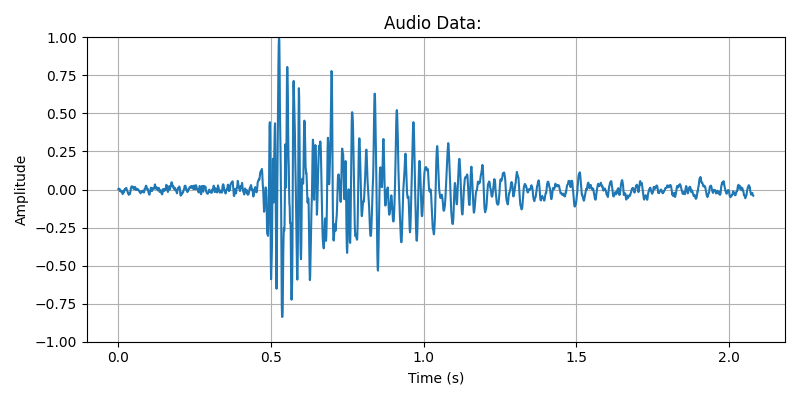

Generate this figure with Python:
"""Example script to extract a single, spatially-averaged audio trace from multiple Treble .hdf5 files."""
import os

### Set parameters ###############################################################
data_directory = "../sample_data/"
x_start = 0 # (m)
x_stop = 700 # (m)
##########################################################################################


import numpy as np
import h5py
from tqdm import tqdm
from datetime import datetime
import matplotlib.pyplot as plt
from scipy.io import wavfile


def get_files(directory: str, filetype: str):
    file_list = []
    for root, dirs, files in os.walk(directory):
        for file in files:
            if file.endswith(filetype):
                file_list.append(os.path.join(root, file))
    file_list.sort()
    return file_list


def load_hdf_slice(filepath, t_start=None, t_duration=None, x_start=None, x_stop=None, info=True):
    """
        Loads data and metadata from .hdf5 file. Optionally slices data in time and space.

        Args:
            file_path: hdf5 file path.
            t_start: Time from start of data to begin slice (s)
            t_duration: Length of desired data slice (s)
            x_start: Start fibre distance from front of Treble (m)
            x_stop: Stop fibre distance from front of Treble (m)

        Returns:
            data: Sliced data array.
            metadata: Attributes of hdf file.
            timestamps: Sliced timestamp vector.
            distances: Sliced distance vector.

        """
    print(f"Loading: {filepath}")

    with h5py.File(filepath, "r") as f:
        md = dict(f.attrs)
        dt = md["dt_computer"]
        dx = md["dx"]

        # Accesses full data but does not load into memory
        data = f["data_product"]["data"]
        if "gps_time" in f["data_product"].keys():
            t = f["data_product"]["gps_time"]
        else:
            print("Using Computer Time, either because no GPS data was recorded or this is a re-saved dataset.")
            t = f["data_product"]["posix_time"]
        x = np.arange(md["nx"]) * md["dx"] + md["sensing_range_start"]

        if info is True:
            # Prints dimensions of full data
            print("Full Dataset Properties:")
            print(f"    Data Shape:         {data.shape}")
            print(f"    t_end - t_start:    {t[-1]-t[0]:.8f} s")
            print(f"    nt * dt_computer:   {t.shape[0] * dt}")
            print(f"    Timestamps:         [{t[0]:.2f} : {t[-1]:.2f}] ({t[-1] - t[0]:.2f}s)")
            print(f"    Times (UTC):        [{datetime.utcfromtimestamp(t[0])} : {datetime.utcfromtimestamp(t[-1])}]")
            print(f"    Distance:           [{x[0]:.1f} : {x[-1]:.1f}] m")

        # Calculates slice boundaries in samples
        if t_start:
            t1 = int(t_start / dt)
        else:
            t1 = 0
        if t_duration:
            t2 = t1 + int(t_duration / dt)
            # Enforces limit on end of data.
            if t2 > len(t):
                t2 = len(t)
        else:
            t2 = None

        if x_start:
            x1 = int((x_start-md["sensing_range_start"])/dx)
        else:
            x1 = None
        if x_stop:
            x2 = int((x_stop-md["sensing_range_start"])/dx)
        else:
            x2 = None

        # Slices data in space and time.
        # Only the SLICE of data is loaded into memory
        data = data[t1:t2, x1:x2]
        t = t[t1:t2]
        x = x[x1:x2]

        if info is True:
            # Prints dimensions of sliced output data
            print("Loading data slice:")
            print(f"    Data Shape:         {data.shape}")
            print(f"    t_end - t_start:    {t[-1]-t[0]:.8f} s")
            print(f"    nt * dt_computer:   {t.shape[0] * dt}")
            print(f"    Timestamps:         [{t[0]:.2f} : {t[-1]:.2f}] ({t[-1] - t[0]:.2f}s)")
            print(f"    Times (UTC):        [{datetime.utcfromtimestamp(t[0])} : {datetime.utcfromtimestamp(t[-1])}]")
            print(f"    Distance:           [{x[0]:.1f} : {x[-1]:.1f}] m")
        return data, md, t, x


def convert_velocity_to_strainrate(data, gauge_length_m, dx):
    gauge_samples = int(round(gauge_length_m / dx))
    return (data[:, gauge_samples:] - data[:, :-gauge_samples]) / (gauge_samples * dx)


hdf_files = get_files(data_directory, ".hdf5")
strainrate_data = []
time_data = []

for filepath in tqdm(hdf_files):
    hdf_data, metadata, t, x = load_hdf_slice(
        filepath,
        x_start=x_start,
        x_stop=x_stop,
        info=True
    )
    if metadata['data_product'] in ["velocity", "deformation", "velocity_filtered", "deformation_filtered"]:
        hdf_data = hdf_data - np.mean(hdf_data, axis=0)
        hdf_data = convert_velocity_to_strainrate(hdf_data, metadata['pulse_length'], metadata['dx'])
    mean_strainrate = np.mean(hdf_data, axis=1)
    strainrate_data.append(mean_strainrate)
    time_data.append(t)

strainrate_trace = np.concatenate(strainrate_data)
audio_trace = strainrate_trace/np.abs(np.max(strainrate_trace))
time_trace = np.concatenate(time_data)
time_trace = time_trace - time_trace[0]

audio_filename = "concatenate_audio"
wavfile.write(
    audio_filename + ".wav",
    rate=int(1/metadata['dt_computer']),
    data=audio_trace
)

plt.figure(figsize=(8, 4))
plt.title(f"Audio Data: {data_directory}")
plt.plot(time_trace, audio_trace)
plt.ylabel("Amplitude")
plt.xlabel("Time (s)")
plt.grid()
plt.ylim(-1, 1)
plt.tight_layout()
plt.savefig(audio_filename+ ".png")
plt.pause(0.1)
